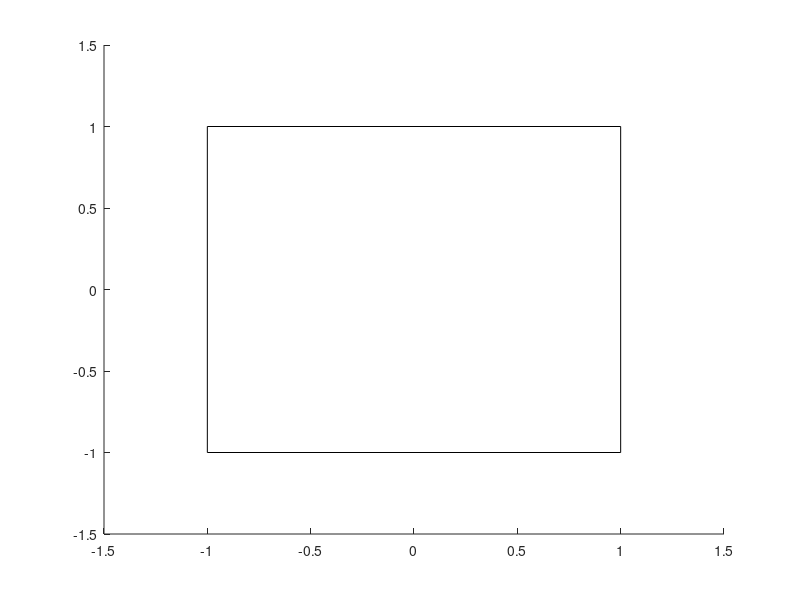

Here is the MATLAB script that generated this plot:
figure(1);
hold on;
plot([-1 1],[1,1],'k');
plot([-1 1],[-1,-1],'k');
plot([-1 -1],[-1,1],'k');
plot([1 1],[-1,1],'k');
axis([-1.5 1.5 -1.5 1.5]);
